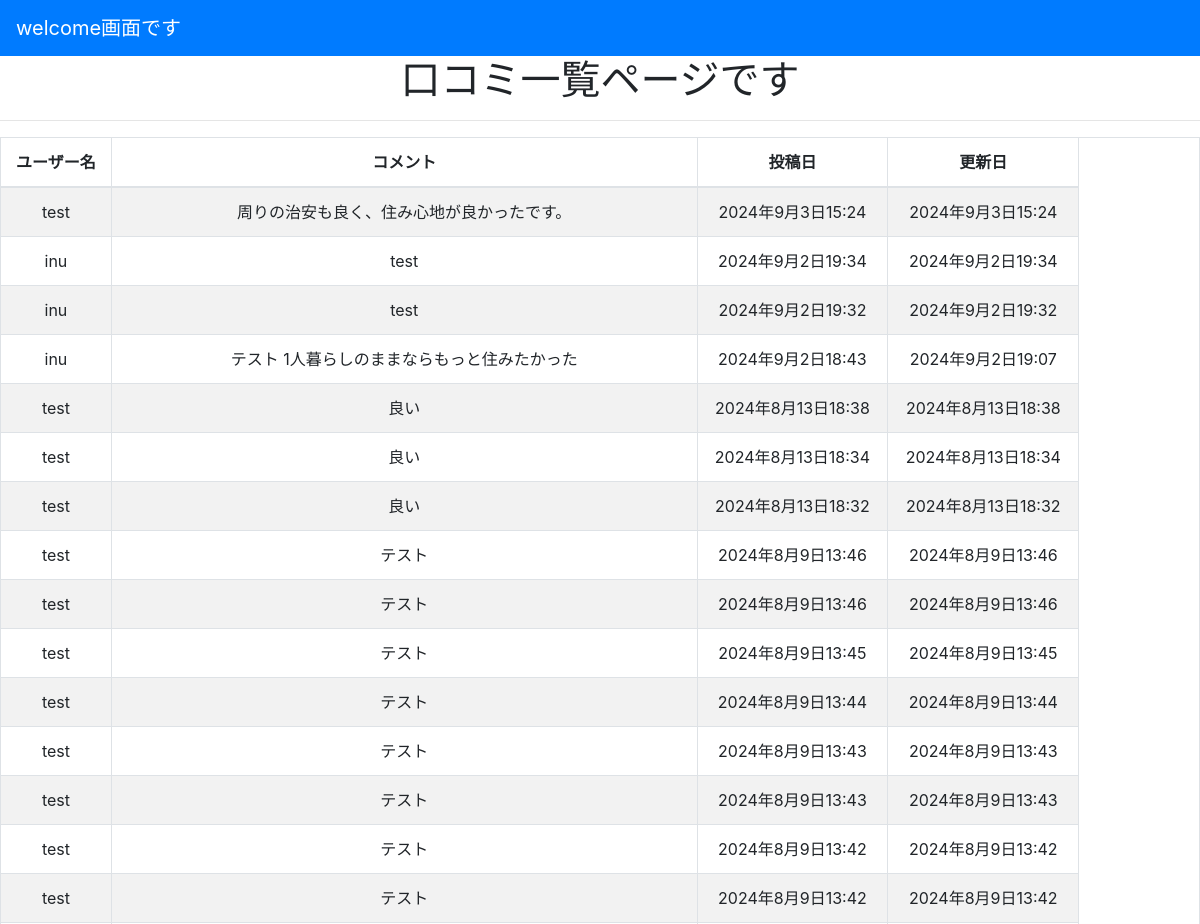
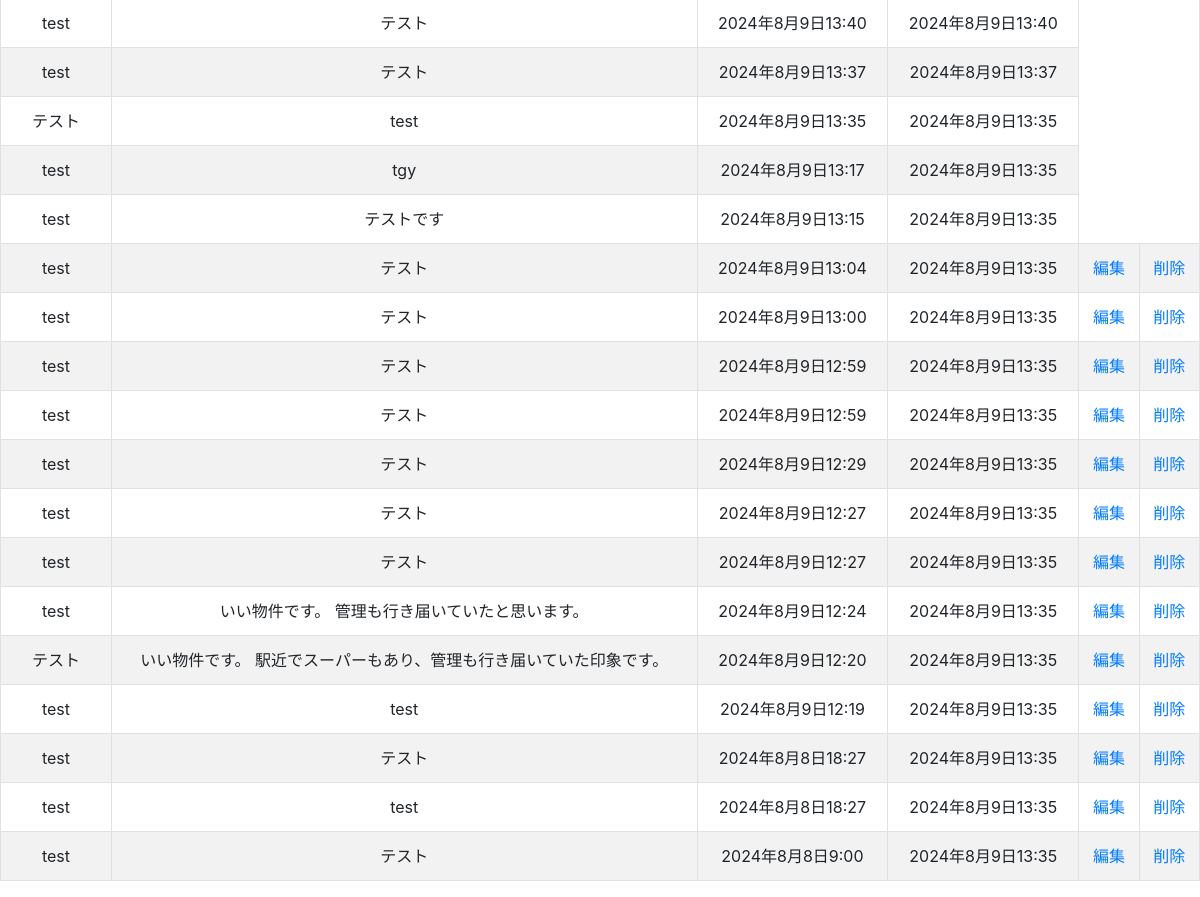
The app's page /account/list_comment/37 with its own data (2 pictures, top to bottom).
### account/models.py (models this page shows)
class Comments(models.Model):
  username = models.CharField(max_length=255)
  comment = models.TextField()
  user = models.ForeignKey(
    'Users', on_delete=models.CASCADE, null=True
  )
  created_at=models.DateTimeField(auto_now_add=True, verbose_name='投稿日時', null=True, blank=False)
  updated_at=models.DateTimeField(auto_now=True, verbose_name='更新日時', null=True, blank=False)
  class Meta:
    db_table = 'comments'

### account/views.py (the view)
# urls.py: path('list_comment/<int:pk>', UserCommentListView.as_view(), name='list_comment'),
class UserCommentListView(ListView):
  model = Comments #一覧表示するモデル
  template_name = 'account/list_comment.html'
  context_object_name = 'user_comment'
  def get_queryset(self):
    qs = super(UserCommentListView, self).get_queryset()
    qs = qs.order_by('-id',)
    return qs

### templates/account/list_comment.html (shortened to what this page needs)
{% extends 'base.html' %}
{% block content %}
<div style='text-align: center;'>
  <h1>口コミ一覧ページです</h1>
  <hr>
  <table class="table table-striped table-bordered">
  <thead>
    <tr>
        <th>ユーザー名</th>
        <th>コメント</th>
        <th>投稿日</th>
        <th>更新日</th>
    </tr>
  </thead>
  <tbody>
  {% for object in object_list %}
    <tr>
      <td>{{ object.username }}</td>
      <td>{{ object.comment }}</td>
      <td>{{ object.created_at }}</td>
      <td>{{ object.updated_at }}</td>
      {% if object.user.id == user.id %}
      <td><a href='{% url 'account:update_comment' object.id %}'>編集</a></td>
      <td><a href='{% url 'account:delete_comment' object.id %}'>削除</a></td>
      {% endif %}
    </tr>
  {% endfor %}
  </tbody>
</div>
{% endblock %}

### records on screen
Comments: username "test", comment "周りの治安も良く、住み心地が良かったです。", created_at "2024年9月3日15:24", updated_at "2024年9月3日15:24"
Comments: username "inu", comment "test", created_at "2024年9月2日19:34", updated_at "2024年9月2日19:34"
Comments: username "inu", comment "test", created_at "2024年9月2日19:32", updated_at "2024年9月2日19:32"
Comments: username "inu", comment "テスト 1人暮らしのままならもっと住みたかった", created_at "2024年9月2日18:43", updated_at "2024年9月2日19:07"
Comments: username "test", comment "良い", created_at "2024年8月13日18:38", updated_at "2024年8月13日18:38"
Comments: username "test", comment "良い", created_at "2024年8月13日18:34", updated_at "2024年8月13日18:34"
Comments: username "test", comment "良い", created_at "2024年8月13日18:32", updated_at "2024年8月13日18:32"
Comments: username "test", comment "テスト", created_at "2024年8月9日13:46", updated_at "2024年8月9日13:46"
Comments: username "test", comment "テスト", created_at "2024年8月9日13:46", updated_at "2024年8月9日13:46"
Comments: username "test", comment "テスト", created_at "2024年8月9日13:45", updated_at "2024年8月9日13:45"
Comments: username "test", comment "テスト", created_at "2024年8月9日13:44", updated_at "2024年8月9日13:44"
Comments: username "test", comment "テスト", created_at "2024年8月9日13:43", updated_at "2024年8月9日13:43"
Comments: username "test", comment "テスト", created_at "2024年8月9日13:43", updated_at "2024年8月9日13:43"
Comments: username "test", comment "テスト", created_at "2024年8月9日13:42", updated_at "2024年8月9日13:42"
Comments: username "test", comment "テスト", created_at "2024年8月9日13:42", updated_at "2024年8月9日13:42"
Comments: username "test", comment "テスト", created_at "2024年8月9日13:40", updated_at "2024年8月9日13:40"
Comments: username "test", comment "テスト", created_at "2024年8月9日13:37", updated_at "2024年8月9日13:37"
Comments: username "テスト", comment "test", created_at "2024年8月9日13:35", updated_at "2024年8月9日13:35"
Comments: username "test", comment "tgy", created_at "2024年8月9日13:17", updated_at "2024年8月9日13:35"
Comments: username "test", comment "テストです", created_at "2024年8月9日13:15", updated_at "2024年8月9日13:35"
Comments: username "test", comment "テスト", created_at "2024年8月9日13:04", updated_at "2024年8月9日13:35", shows "編集"
Comments: username "test", comment "テスト", created_at "2024年8月9日13:00", updated_at "2024年8月9日13:35", shows "編集"
Comments: username "test", comment "テスト", created_at "2024年8月9日12:59", updated_at "2024年8月9日13:35", shows "編集"
Comments: username "test", comment "テスト", created_at "2024年8月9日12:59", updated_at "2024年8月9日13:35", shows "編集"
Comments: username "test", comment "テスト", created_at "2024年8月9日12:29", updated_at "2024年8月9日13:35", shows "編集"
Comments: username "test", comment "テスト", created_at "2024年8月9日12:27", updated_at "2024年8月9日13:35", shows "編集"
Comments: username "test", comment "テスト", created_at "2024年8月9日12:27", updated_at "2024年8月9日13:35", shows "編集"
Comments: username "test", comment "いい物件です。 管理も行き届いていたと思います。", created_at "2024年8月9日12:24", updated_at "2024年8月9日13:35", shows "編集"
Comments: username "テスト", comment "いい物件です。 駅近でスーパーもあり、管理も行き届いていた印象です。", created_at "2024年8月9日12:20", updated_at "2024年8月9日13:35", shows "編集"
Comments: username "test", comment "test", created_at "2024年8月9日12:19", updated_at "2024年8月9日13:35", shows "編集"
Comments: username "test", comment "テスト", created_at "2024年8月8日18:27", updated_at "2024年8月9日13:35", shows "編集"
Comments: username "test", comment "test", created_at "2024年8月8日18:27", updated_at "2024年8月9日13:35", shows "編集"
Comments: username "test", comment "テスト", created_at "2024年8月8日9:00", updated_at "2024年8月9日13:35", shows "編集"
